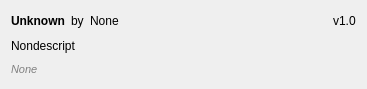
<?xml version="1.0" encoding="UTF-8"?>
<ui version="4.0">
 <class>FilterListItemWidget</class>
 <widget class="QWidget" name="FilterListItemWidget">
  <property name="geometry">
   <rect>
    <x>0</x>
    <y>0</y>
    <width>367</width>
    <height>89</height>
   </rect>
  </property>
  <property name="sizePolicy">
   <sizepolicy hsizetype="Expanding" vsizetype="Minimum">
    <horstretch>0</horstretch>
    <verstretch>0</verstretch>
   </sizepolicy>
  </property>
  <property name="windowTitle">
   <string>Form</string>
  </property>
  <layout class="QVBoxLayout" name="verticalLayout">
   <property name="sizeConstraint">
    <enum>QLayout::SetDefaultConstraint</enum>
   </property>
   <item>
    <layout class="QHBoxLayout" name="horizontalLayout">
     <item>
      <widget class="QLabel" name="nameLabel">
       <property name="font">
        <font>
         <weight>75</weight>
         <bold>true</bold>
        </font>
       </property>
       <property name="text">
        <string>Unknown</string>
       </property>
      </widget>
     </item>
     <item>
      <widget class="QLabel" name="label">
       <property name="text">
        <string>by</string>
       </property>
      </widget>
     </item>
     <item>
      <widget class="QLabel" name="authorLabel">
       <property name="text">
        <string>None</string>
       </property>
      </widget>
     </item>
     <item>
      <spacer name="horizontalSpacer">
       <property name="orientation">
        <enum>Qt::Horizontal</enum>
       </property>
       <property name="sizeHint" stdset="0">
        <size>
         <width>40</width>
         <height>20</height>
        </size>
       </property>
      </spacer>
     </item>
     <item>
      <widget class="QLabel" name="versionLabel">
       <property name="text">
        <string>v1.0</string>
       </property>
      </widget>
     </item>
    </layout>
   </item>
   <item>
    <widget class="QLabel" name="descLabel">
     <property name="text">
      <string>Nondescript</string>
     </property>
    </widget>
   </item>
   <item>
    <widget class="QLabel" name="fileLabel">
     <property name="font">
      <font>
       <pointsize>8</pointsize>
       <italic>true</italic>
      </font>
     </property>
     <property name="styleSheet">
      <string notr="true">color: gray;</string>
     </property>
     <property name="text">
      <string>None</string>
     </property>
    </widget>
   </item>
  </layout>
 </widget>
 <resources/>
 <connections/>
</ui>
